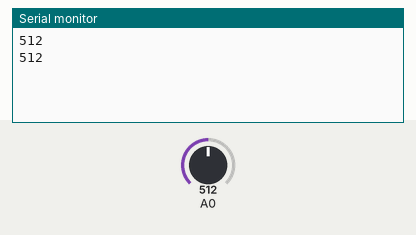
This sketch was run on a simulated Arduino Uno, built with avr-gcc and run on an emulated ATmega328P. Shown: the last lines printed to the serial monitor. The test bench sets the inputs (shaded band); at power-on: A0 = 512.

Above: at 1.8 s.
1.9 s: A0 set to 716
At 2.8 s:
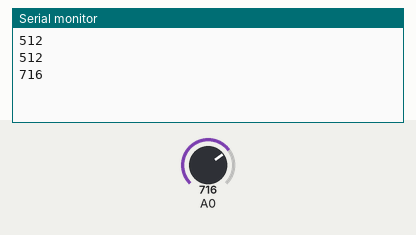
3.4 s: A0 set to 900
At 4.8 s:
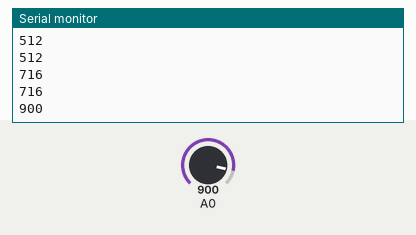
Timing chart, 0 to 6.4 s (numbered marks = the images above; inputs shaded):
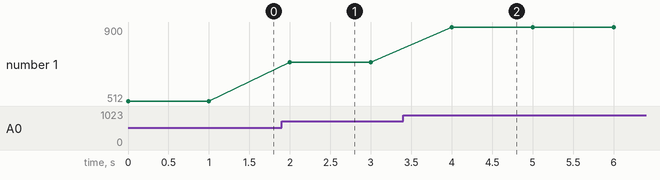

Measured:
- after the input at 1.9 s, the serial monitor: prints a new line after 0.10 s (image 1)
- after the input at 3.4 s, the serial monitor: prints a new line after 0.60 s (image 2)
- plotted number 1: 512 → 716 after the input at 1.9 s, 716 → 900 after the input at 3.4 s

The sketch:

serial-arduino-ke-rpi.ino
```cpp
int data;
void setup()
{
  Serial.begin(115200);
}

void loop()
{
  data = analogRead(A0);
  Serial.println(String(data));
  delay(1000);
  Serial.flush();
}
```
